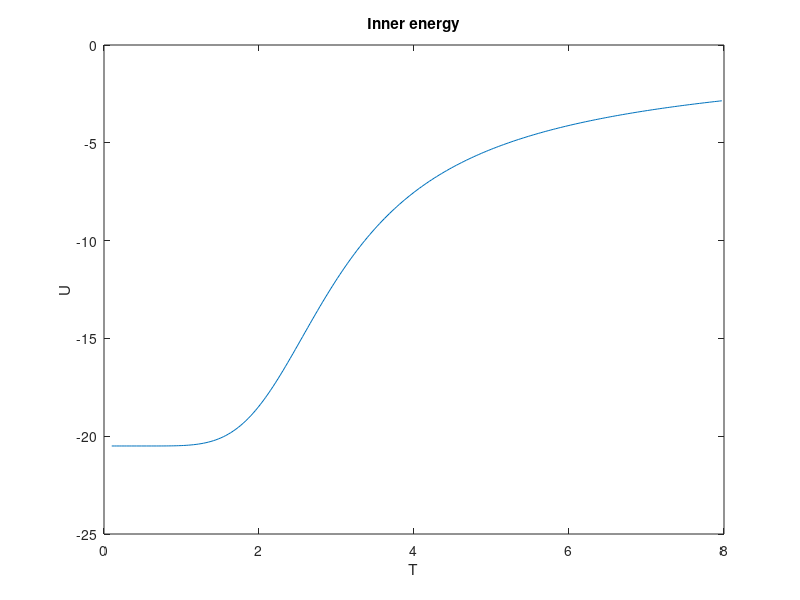
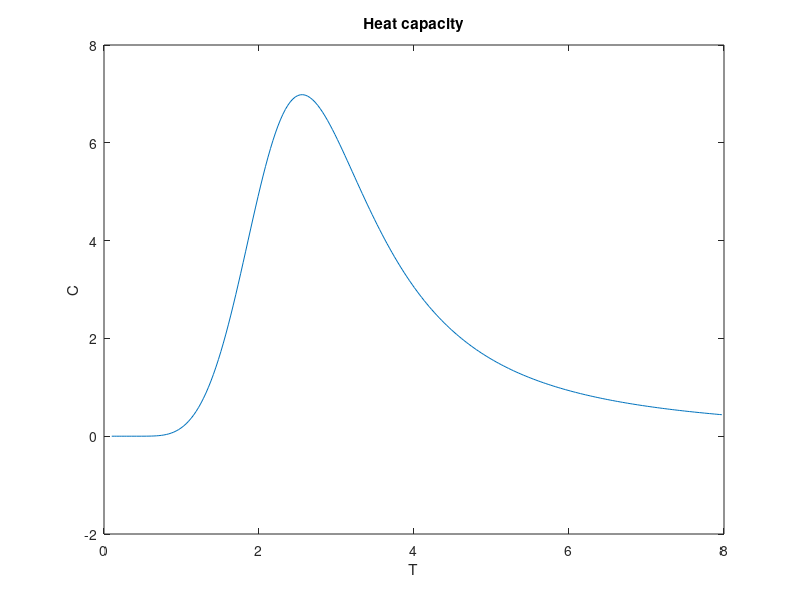
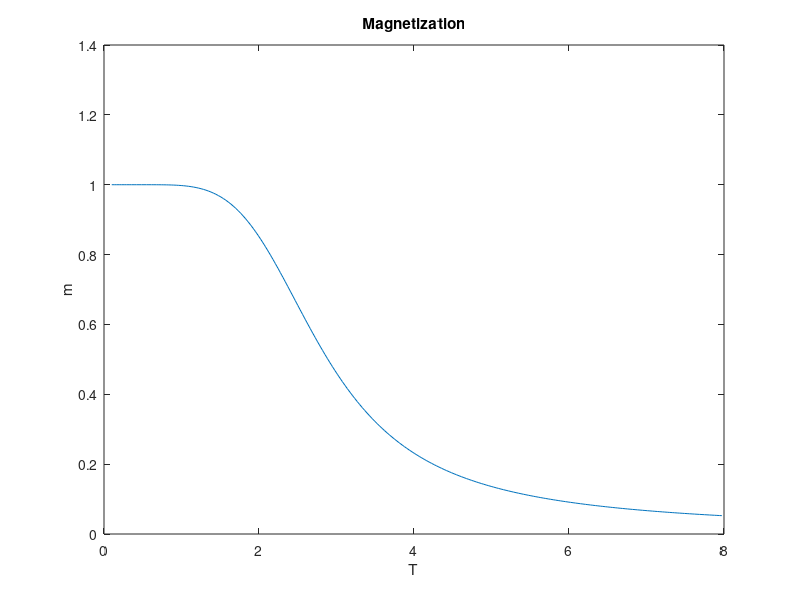

MATLAB code for these plots, in order:
%Partitioning function for two-dimensional lattice
T = 0.1:0.032:8;
n = 3;
h = 0.5;
J = 1;
if n > 2
    J = J/2;%This is because I calculated the spins twice for n>2
end
H = zeros(1, 2^(n^2));
Z = zeros(1, length(T));
He = zeros(1, length(T));
C = zeros(1, length(T));
m = zeros(1, length(T));

M = (dec2bin(0:(2^(n^2))-1)=='1');%Solves the configuration of -1 and 1 problem
M = double(M);
M(M == 0) = -1;

for i = 1:(2^(n^2))
    for j = 1:(n^2)
       if n == 2
          if j == 1
             H(i) = H(i) - J*M(i, j)*(M(i, j+1) + M(i, j+2));
          elseif j == 2
             H(i) = H(i) - J*M(i, j)*(M(i, j-1) + M(i, j+2));
          elseif j == 3
              H(i) = H(i) - J*M(i, j)*(M(i, j-2) + M(i, j+1));
          else
              H(i) = H(i) - J*M(i, j)*(M(i, j-1) + M(i, j-2));
          end
       else
           if j == 1
              H(i) = H(i) - J*M(i, j)*(M(i, j+1) + M(i, n+1) + M(i, n) + M(i, n^2-n+1));
           elseif j == n
               H(i) = H(i) - J*M(i, j)*(M(i, j-1) + M(i, 1) + M(i, 2*n) + M(i, n^2));
           elseif j == n^2
               H(i) = H(i) - J*M(i, j)*(M(i, j-1) + M(i, n^2-n+1) + M(i, n) + M(i, n^2 - n));
           elseif j == n^2 - n + 1
               H = H - J*M(i, j)*(M(i, j+1) + M(i, n^2) + M(i, n^2-2*n+1) + M(i, 1));
           elseif j < n && j > 1
               H(i) = H(i) - J*M(i, j)*(M(i, j-1) + M(i, j+1) + M(i, n+j) + M(i, n^2-n+j));
           elseif j < n^2 && j > n^2-n+1
               H(i) = H(i) - J*M(i, j)*(M(i, j-1) + M(i, j+1) + M(i, j-n) + M(i, n - (n^2 - j)));
           elseif j ~= 1 && j ~= n^2 - n + 1 && mod(j-1, n) == 0
               H(i) = H(i) - J*M(i, j)*(M(i, j+1) + M(i, j-n) + M(i, j+n) + M(i, j+n-1));
           elseif j ~= n && j ~= n^2 && mod(j, n) == 0
               H(i) = H(i) - J*M(i, j)*(M(i, j-1) + M(i, j-n) + M(i, j-n+1) + M(i, j+n));
           else
               H(i) = H(i) - J*M(i, j)*(M(i, j-1) + M(i, j+1) + M(i, j+n) + M(i, j-n));
           end
       end
    end
    
    H(i) = H(i) - h*sum(M(i, :));
    Z = Z + exp(-H(i)./T);
    He = He + H(i).*exp(-H(i)./T);
    C = C + (H(i)^2.*exp(-H(i)./T));
    for k = 1:n^2
       m = m + M(i, k)*exp(-H(i)./T);
    end
end

C = (C./Z - (He./Z).^2)./(T.^2);
He = He./Z;
m = m./(n^2.*Z);

figure(1)
plot(T, Z)
xlabel('T');
ylabel('Z');
title('Partitioning function');

figure(2)
plot(T, He)
xlabel('T');
ylabel('U');
title('Inner energy');

figure(3)
plot(T, C)
title('Heat capacity');
xlabel('T');
ylabel('C');

figure(4)
plot(T, m)
title('Magnetization');
xlabel('T');
ylabel('m');
hold on